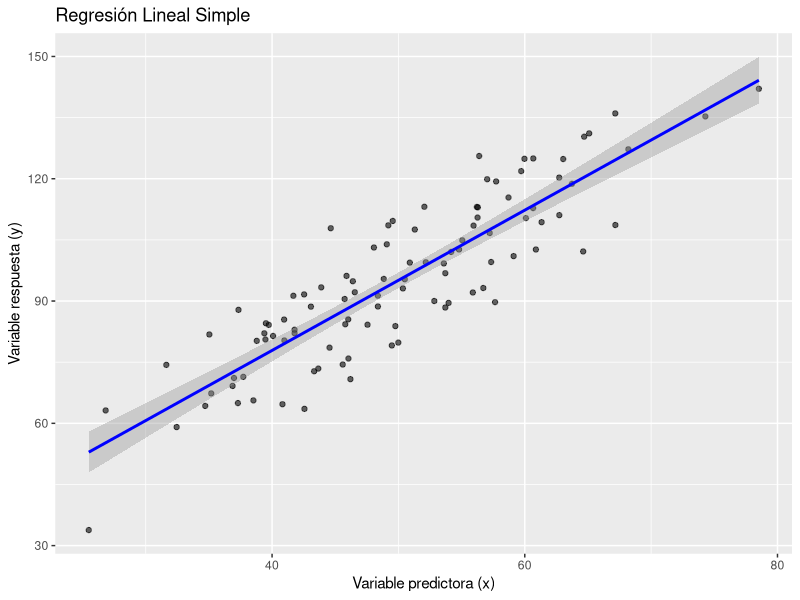
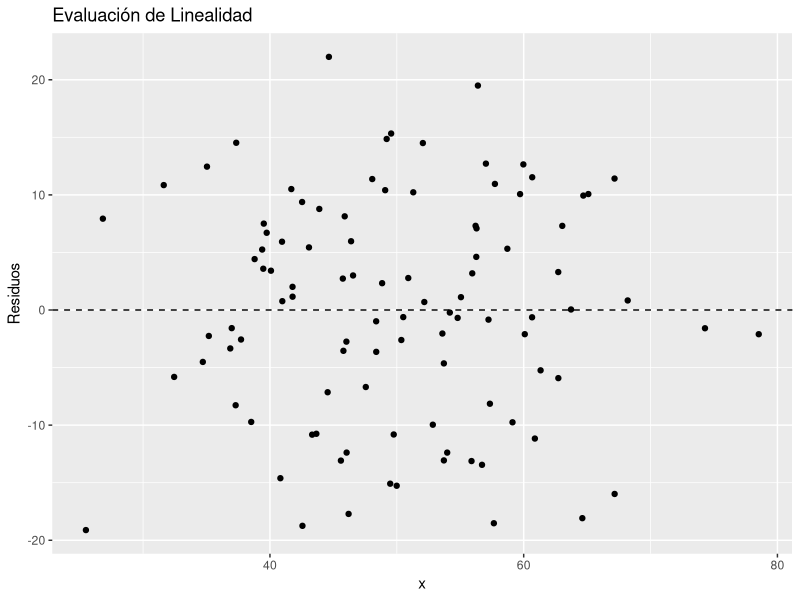
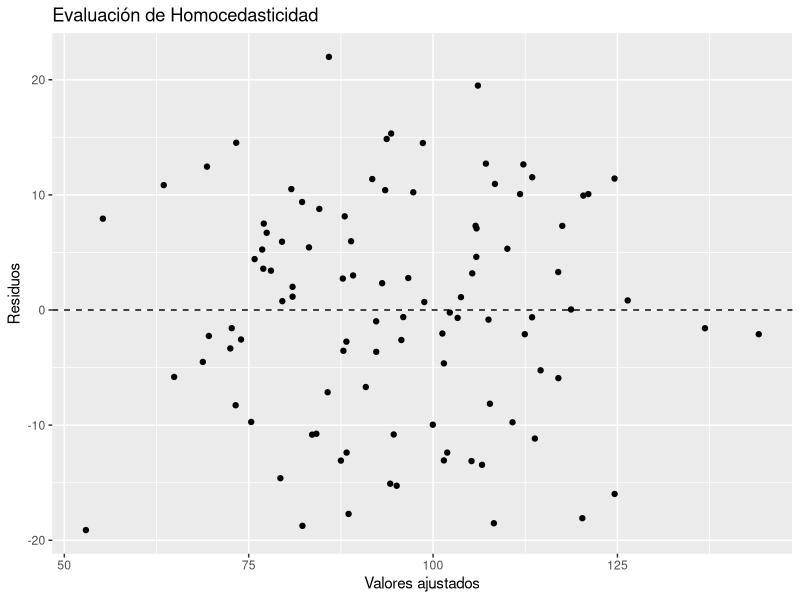
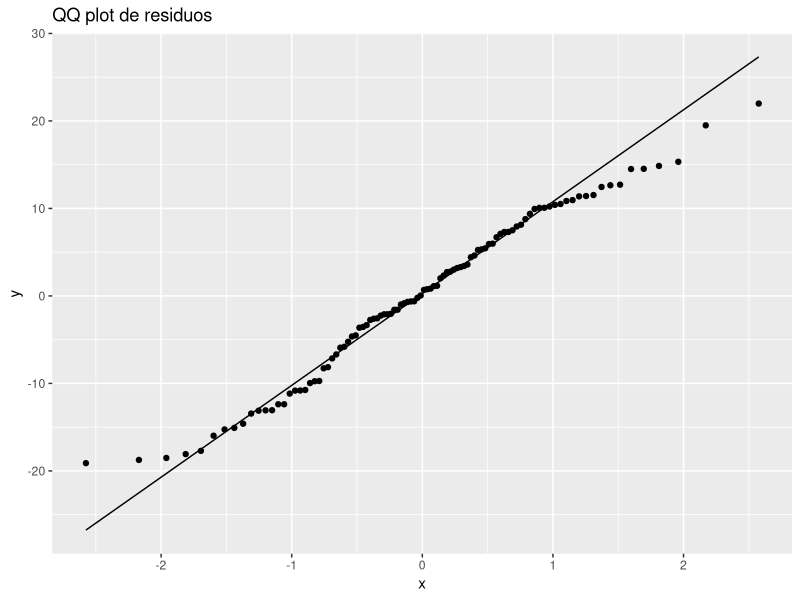
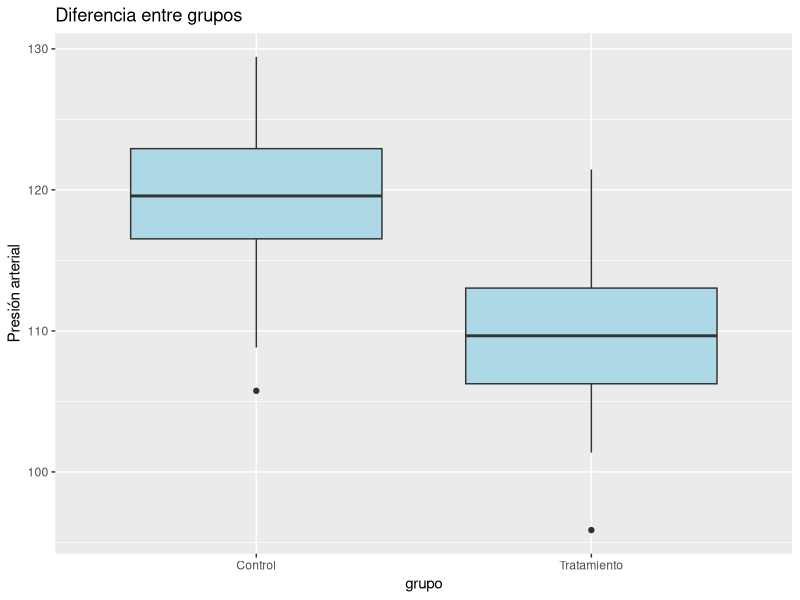
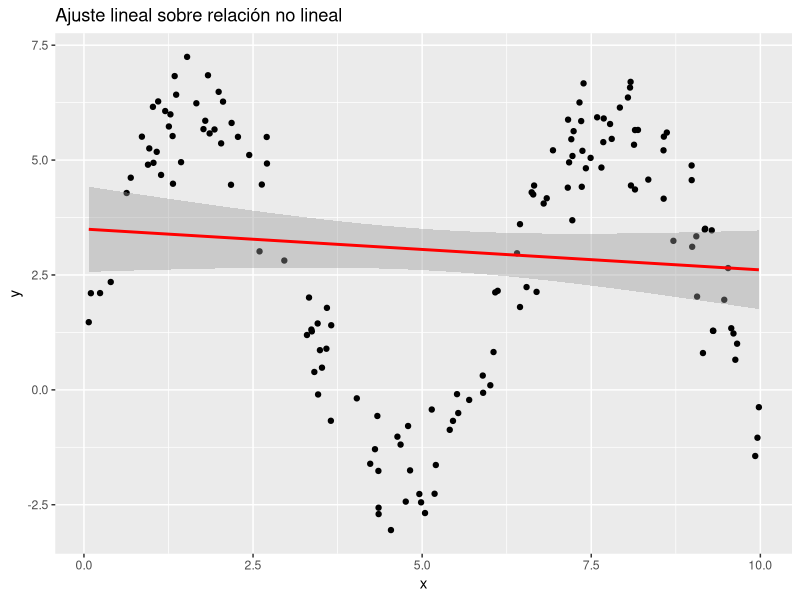
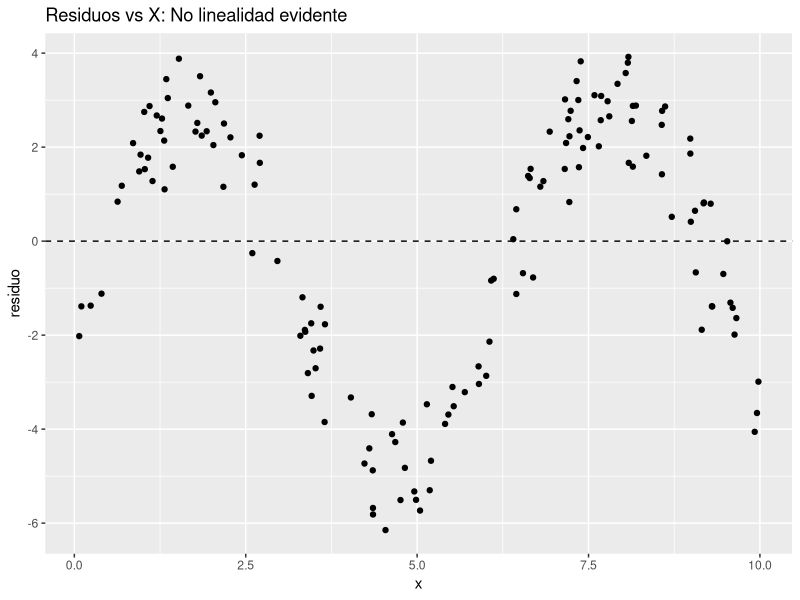
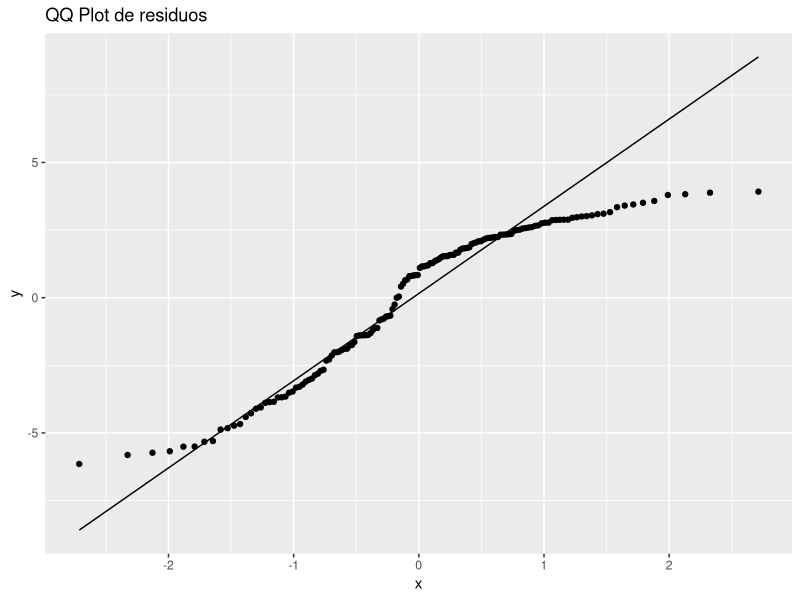

Write R code to recreate these figures, in order.
## ---- chunk 1
library(tidyverse)
library(ggplot2)
library(broom)
set.seed(2025)
## ---- chunk 2
# Comentario del ejemplo


n <- 100
x <- rnorm(n, 50, 10)
y <- 5 + 1.8 * x + rnorm(n, 0, 10)
datos <- data.frame(x = x, y = y)

modelo <- lm(y ~ x, data = datos)
tidy(modelo)
## ---- chunk 3
ggplot(datos, aes(x = x, y = y)) +
  geom_point(alpha = 0.6) +
  geom_smooth(method = "lm", se = TRUE, color = "blue") +
  labs(title = "Regresión Lineal Simple",
       x = "Variable predictora (x)",
       y = "Variable respuesta (y)")
## ---- chunk 4
datos <- datos %>% mutate(y_hat = predict(modelo), residuo = y - y_hat)
head(datos)
## ---- chunk 5
ggplot(datos, aes(x = x, y = residuo)) +
  geom_point() +
  geom_hline(yintercept = 0, linetype = "dashed") +
  labs(title = "Evaluación de Linealidad",
       x = "x",
       y = "Residuos")
## ---- chunk 6
ggplot(datos, aes(x = y_hat, y = residuo)) +
  geom_point() +
  geom_hline(yintercept = 0, linetype = "dashed") +
  labs(title = "Evaluación de Homocedasticidad",
       x = "Valores ajustados",
       y = "Residuos")
## ---- chunk 7
ggplot(datos, aes(sample = residuo)) +
  stat_qq() +
  stat_qq_line() +
  labs(title = "QQ plot de residuos")
## ---- chunk 8
confint(modelo)
summary(modelo)
## ---- chunk 9
grupo <- rep(c(0, 1), each = 50)
presion <- 120 - 11 * grupo + rnorm(100, 0, 5)
df <- data.frame(grupo = factor(grupo, labels = c("Control", "Tratamiento")), presion = presion)
modelo2 <- lm(presion ~ grupo, data = df)
tidy(modelo2)
## ---- chunk 10
ggplot(df, aes(x = grupo, y = presion)) +
  geom_boxplot(fill = "lightblue") +
  labs(title = "Diferencia entre grupos",
       y = "Presión arterial")
## ---- chunk 11
set.seed(2025)
x_nl <- runif(150, 0, 10)
y_nl <- 2 + 4 * sin(x_nl) + rnorm(150, 0, 0.8)
df_nl <- data.frame(x = x_nl, y = y_nl)
modelo_nl <- lm(y ~ x, data = df_nl)
tidy(modelo_nl)
## ---- chunk 12
ggplot(df_nl, aes(x = x, y = y)) +
  geom_point() +
  geom_smooth(method = "lm", se = TRUE, color = "red") +
  labs(title = "Ajuste lineal sobre relación no lineal",
       x = "x",
       y = "y")
## ---- chunk 13
df_nl <- df_nl %>% mutate(y_hat = predict(modelo_nl), residuo = y - y_hat)

# Comentario del ejemplo


ggplot(df_nl, aes(x = x, y = residuo)) +
  geom_point() +
  geom_hline(yintercept = 0, linetype = "dashed") +
  labs(title = "Residuos vs X: No linealidad evidente")

# Comentario del ejemplo


ggplot(df_nl, aes(sample = residuo)) +
  stat_qq() +
  stat_qq_line() +
  labs(title = "QQ Plot de residuos")
